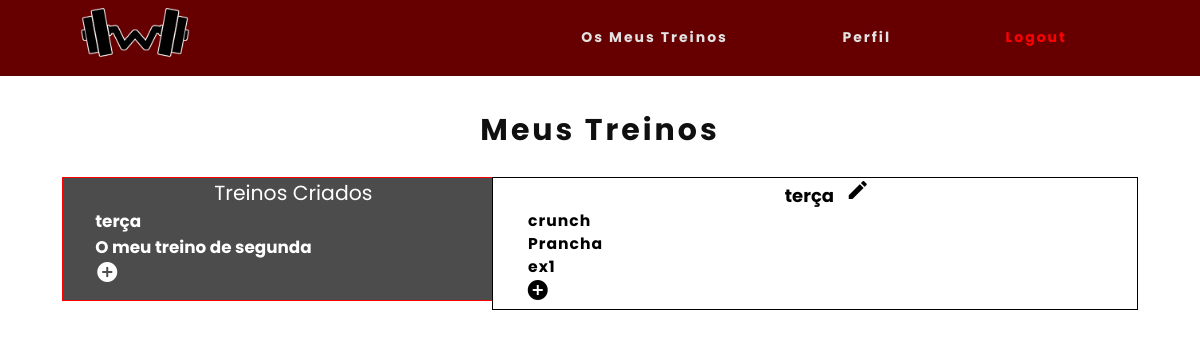
Page /meustreinos.php?id=23 (signed in) on the committed database.
### tables this page shows
CREATE TABLE `treinos` (
  `id` int(11) NOT NULL,
  `id_utilizador` int(11) NOT NULL,
  `titulo` varchar(50) NOT NULL,
  `descricao` text DEFAULT NULL,
  `dificuldade` text NOT NULL,
  `imagem` text DEFAULT NULL
);

CREATE TABLE `exercicios` (
  `id_exerc` int(11) NOT NULL,
  `id_treino` int(11) NOT NULL,
  `nome` varchar(255) NOT NULL,
  `series_rep` varchar(255) NOT NULL,
  `dificuldade` varchar(255) NOT NULL,
  `imagem` text DEFAULT NULL
);

### meustreinos.php (the view, shortened to what this page needs)
<?php
include "cabecalho.php";
?>
<div class="contentMeusTreinos">
    <table>
        <thead>
            <h2>Meus Treinos</h2>
        </thead>
        <tr>
            <td>
                <div class="meusTreinosLeft">
                    <p style="font-size: 1.7vw;text-align:center;color:white">Treinos Criados</p>
                    <?php
                    $db = mysqli_connect('localhost','root','','workout');
                    $user = $_SESSION['username'];
                    $query = "SELECT id FROM utilizadores WHERE username='$user'";
                    $result = mysqli_query($db, $query);
                    $row = mysqli_fetch_row($result);
                    $id = $row[0];
                    $sql = "SELECT * FROM treinos WHERE id_utilizador=$id";
                    if($result = $db->query($sql)) {
                        while($row = $result->fetch_assoc()) {
                        ?>
                        <div class="nome_treino">
                        <a href="meustreinos.php?id=<?php echo $row["id"] ?>">
                            <b><?php echo $row["titulo"] ?></b>
                        </a>
                        </div>
                    <?php
                        }
                    }
                    ?>
                    <div>
                        <p><a href="adicionarTreino.php" ><i class="material-icons">add_circle</i></a></p>
                    </div>
                </div>
                <div class="meusTreinosRight">
                    <?php
                        if(isset($_REQUEST['id'])){
                            $id = $_REQUEST['id'];
                            $sql = "SELECT * FROM exercicios WHERE id_treino=$id";
                            $username = $_SESSION['username'];
                            $query = "SELECT id FROM utilizadores WHERE username='$username'";
                            $result = mysqli_query($db, $query);
                            $row = mysqli_fetch_row($result);
                            $id_user = $row[0];
                            $query = "SELECT * FROM treinos WHERE id_utilizador='$id_user' AND id='$id'";
                            $result4 = mysqli_query($db, $query);
                            if(mysqli_num_rows($result4) == 1) {
                                if($result = $db->query($sql)) {
                                    $query = "SELECT titulo FROM treinos WHERE id='$id'";
                                    $result3 = mysqli_query($db, $query);
                                    $row = mysqli_fetch_row($result3);
                                    $titulo = $row[0];
                                    $result2 = mysqli_query($db, $query);
                                    if(mysqli_num_rows($result2) == 1) {
                                        ?>
                                        <p class="titulo"> <?php echo $titulo ?> <a href="#" ><i class="material-icons editar">edit</i></a></p>
                                        <?php
                                        while($row = $result->fetch_assoc()) {
                                        ?>
                                        <div class="nome_exercicio">
                                            <p><?php echo $row["nome"]?></p>
                                        </div>
                                    <?php
                                        }
                                    }
                                }
                            }else {
                                ?>
                                <p style="font-size: 1.5vw" class="treino_inacessivel"><b>Treino inacessível</b></p>
                                <?php
                            }
                    ?>
                    <p><a href="adicionarExercicio.php?id=<?php echo $id ?>"><i class="material-icons">add_circle</i></a></p>             <?php
                    } else {
                        ?>
                        <p>Selecione ou crie um treino</p>
                        <?php
                    }
                    ?>
                </div>
            </td>
        </tr>
    </table>
</div>

### css/style.css (style rules this page uses)
* { margin: 0px; padding: 0px; box-sizing: border-box; list-style: none; text-decoration: none; }
h2 { font-family: "Poppins", sans-serif; letter-spacing: 3px; color: rgb(219, 217, 217); }
div p { font-family: "Poppins", sans-serif; color: rgb(155, 155, 155); }
.contentMeusTreinos { padding-top: 5%; }
@media screen and (max-width: 1400px) { .contentMeusTreinos { padding-top: 9%; } }
html, body { overflow-x: hidden; }
.material-icons { width: 40px; height:40px; color:white; }
.meusTreinosRight .material-icons { width: 40px; height:auto; color:black; }
.meusTreinosLeft a { font-size:1.5vw; text-decoration: none; font-family:'poppins'; color:white; }
.contentMeusTreinos { width: 90%; display: table; margin:auto; }
.meusTreinosLeft { border: 1px solid red; }
.meusTreinosRight { border: 1px solid black; }
.contentMeusTreinos .meusTreinosLeft { width: 40%; padding-left: 3%; float: left; background-color: rgb(77, 76, 76); display: table-cell; }
.contentMeusTreinos .meusTreinosRight { width: 60%; padding-left: 3%; float: right; background-color: white; display: table-cell; }
.contentMeusTreinos h2 { color: rgb(15, 15, 15); font-weight: bold; text-align: center; margin: auto; font-size: 30px; font-family: "poppins"; }
.contentMeusTreinos table { padding-top:2%; width:100%; }
.contentMeusTreinos table td { height:auto; }
.nome_treino a { font-size:1.4vw; }
.nome_exercicio { height:auto; width:0; display:block; }
.titulo { font-size:1.5vw; color:black; font-family:'poppins'; font-weight: bold; text-align: center; }
.nome_exercicio p { font-family: 'poppins'; font-weight: bold; color: black; padding: 0vw 0.2vw 0vw 0.2vw; font-size:1.3vw; border-radius: 6px; letter-spacing: 1px; display: inline-block; }

### rows in the picture
treinos: titulo "terça"
treinos: titulo "O meu treino de segunda"
exercicios: nome "crunch"
exercicios: nome "Prancha"
exercicios: nome "ex1"
